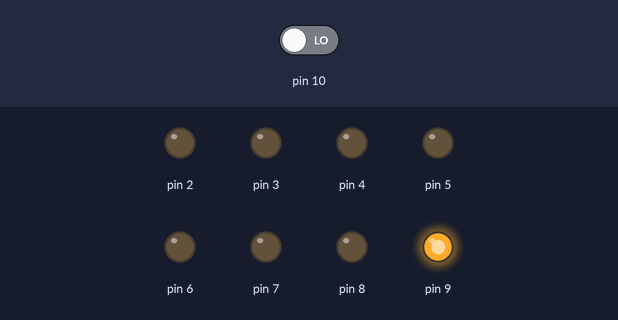
A sketch run on a simulated Arduino Uno, built with avr-gcc and run on an emulated ATmega328P. Shown: output pins drawn as LEDs (lit = HIGH). The inputs (shaded band) are chosen by the test bench; at power-on: pin 10 LOW.

Above: at 0.02 s.
At 0.37 s:
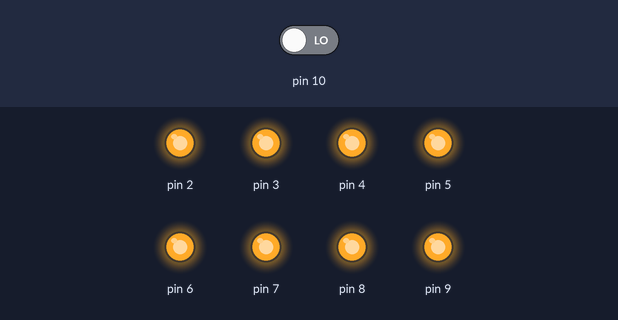
At 0.72 s:
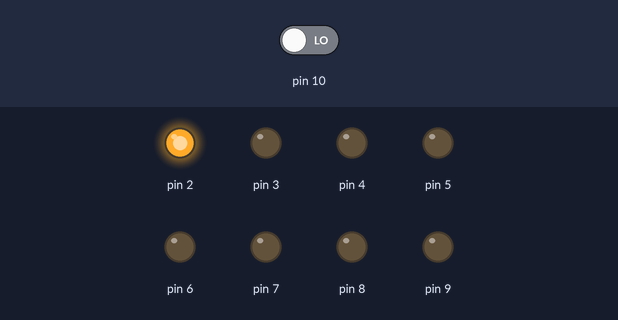
At 1.47 s:
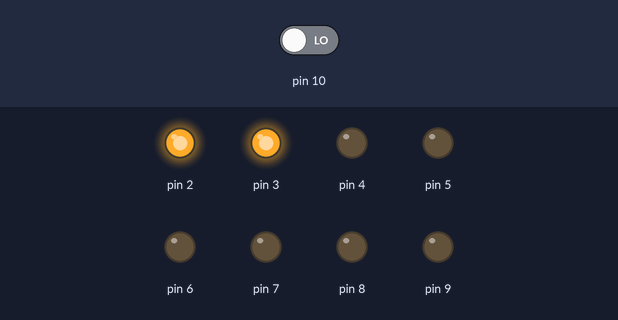
At 2.17 s:
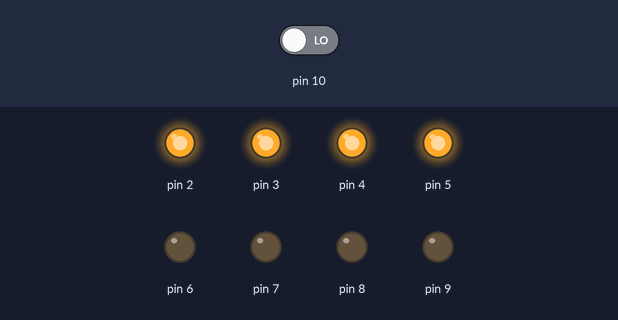
At 2.92 s:
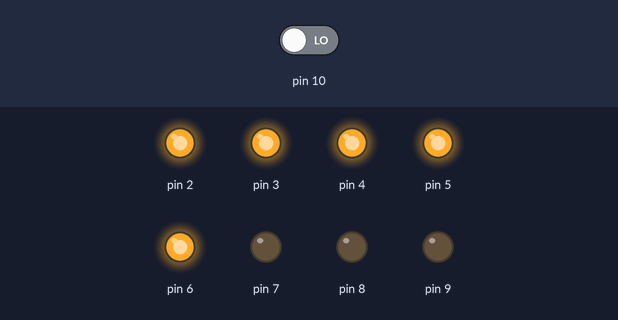
Timing chart, 0 to 3.2 s (numbered marks = the images above):
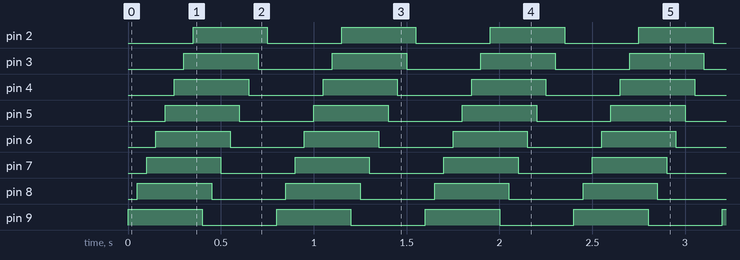

The sketch:

LedChaser.ino
```cpp
/*
  LED chaser with tilt switch

 This sketch turns on 7 LEDs in a linear sequence. There is a tilt switch
 on pin 10 that, depending on its state, determines the direction of the
 sequence.

 Circuit:
 * LEDs on pins 2 through 9
 * Tilt switch on pin 10

 created 19 Sep 2012
 by Tom Igoe
 */

void setup() {
  // loop over the pins that the LEDs are on, and
  // make them all outputs:
  for (int pin = 2; pin < 10; pin++)  {
    pinMode(pin, OUTPUT);
  }
  // make pin 10 an input:
  pinMode(10, INPUT);
}

void loop() {
  // read the tilt switch:
  int tiltSwitch =digitalRead(10);

  // if the tilt switch is high, turn on pins
  // in ascending order:
  if (tiltSwitch == HIGH) {
    // loop over the pins to turn them on:
    for (int pin = 2; pin < 10; pin++)  {
      digitalWrite(pin,HIGH);  // turn the pin on
      delay(50);               // small delay before the next pin
    }
    // loop over the pins to turn them off:
    for (int pin = 2; pin < 10; pin++)  {
      digitalWrite(pin,LOW); // turn the pin on
      delay(50);             // small delay before the next pin
    }
  }
  // if the tilt switch is low, turn on pins
  // in descending order:
  else {
    // loop over the pins to turn them on:
    for (int pin = 9; pin > 1; pin--)  {
      digitalWrite(pin,HIGH); // turn the pin on
      delay(50);               // small delay before the next pin
    }
    // loop over the pins to turn them off:
    for (int pin = 9; pin > 1; pin--)  {
      digitalWrite(pin,LOW); // turn the pin on
      delay(50);             // small delay before the next pin
    }
  }
}
```

Measured:
- by itself, pin 2–9: alternates HIGH for 0.40 s and LOW for 0.40 s
- by itself, everything shown: repeats every 0.80 s, in 16 steps
